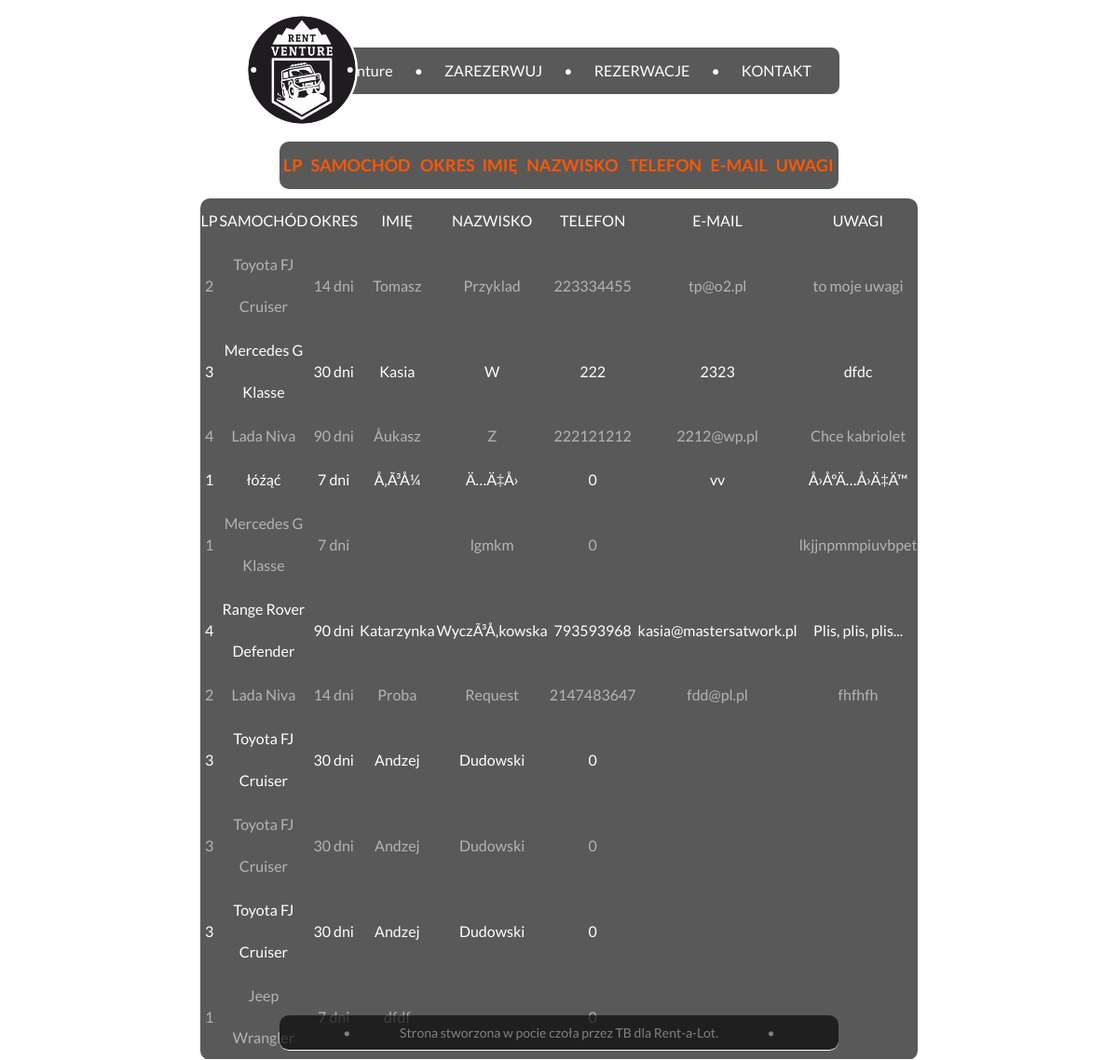
The page /rezerwacje.php on the database its author committed.
### tables this page shows
CREATE TABLE `rezerwacje` (
  `ID` int(11) NOT NULL,
  `Samochod` varchar(11) NOT NULL,
  `dni_wynajmu` varchar(11) NOT NULL,
  `imie_klienta` varchar(11) NOT NULL,
  `nazwisko_klienta` varchar(100) NOT NULL,
  `telefon` int(10) NOT NULL,
  `mail` varchar(100) NOT NULL,
  `uwagi` text NOT NULL
);

CREATE TABLE `okres_wynajmu` (
  `ID` int(11) NOT NULL,
  `okres` varchar(20) NOT NULL
);

CREATE TABLE `samochody` (
  `ID` int(11) NOT NULL,
  `Samochod` varchar(20) NOT NULL
);

### rezerwacje.php (the view, shortened to what this page needs)
<!DOCTYPE html>
<html>
<head>
	<link rel="stylesheet" type="text/css" href="style.css">
</head>
<body>
<div>
<img src="./IMG/Rentventure.png" alt="logo" class="logo">
</div>
<div class="dark">
	<nav class="naw">
  		<a class="button" href="home.php">RentVenture</a> &bull;
  		   <a class="button" href="zarezerwuj.php">ZAREZERWUJ</a> &bull;
  		   <a class="button" href="rezerwacje.php">REZERWACJE</a> &bull;
   		   <a class="button" href="kontakt.php">KONTAKT</a>
	</nav>
</div>
	<table class="wiersz">
		<tr>
			<td>LP</td>
			<td>SAMOCHÓD</td>
			<td>OKRES</td>
			<td>IMIĘ</td>
			<td>NAZWISKO</td>
			<td>TELEFON</td>
			<td>E-MAIL</td>
			<td>UWAGI</td>
		</tr>
	</table>
	<table class="rezerwacje">
			<tr>
			<td>LP</td>
			<td>SAMOCHÓD</td>
			<td>OKRES</td>
			<td>IMIĘ</td>
			<td>NAZWISKO</td>
			<td>TELEFON</td>
			<td>E-MAIL</td>
			<td>UWAGI</td>
		</tr>
		<?php
		$db = mysqli_connect('localhost','root','','domowe');
		mysqli_set_charset($db, 'UTF-8');
		    $zapytanie = "SELECT * FROM rezerwacje r INNER JOIN samochody s ON r.Samochod=s.ID INNER JOIN okres_wynajmu o ON r.dni_wynajmu=o.ID";
			$wykonaj = mysqli_query($db, $zapytanie) or die(mysql_error());
				for ($i=1; $i<=mysqli_num_rows($wykonaj); $i++)
				{
				$wiersz = mysqli_fetch_array($wykonaj);
					echo "<tr>"."<td class='pier'>".$wiersz["ID"]."</td>";
					echo "<td class='dwa'>".$wiersz["Samochod"]."</td>";
					echo "<td class='trz'>".$wiersz["okres"]."</td>";
					echo "<td class='czt'>".$wiersz["imie_klienta"]."</td>";
					echo "<td class='pie'>".$wiersz["nazwisko_klienta"]."</td>";
					echo "<td class='sze'>".$wiersz["telefon"]."</td>";
					echo "<td class='sie'>".$wiersz["mail"]."</td>";
					echo "<td class='osi'>".$wiersz["uwagi"]."</td>"."</tr>";
				}
		?>
	</table>
<div class="footer">
<footer>
	<span class="left">&bull;</span>
	Strona stworzona w pocie czoła przez TB dla Rent-a-Lot.
	<span class="right">&bull;</span>
</footer>
</div>
</body>
</html>

### style.css (style rules this page uses)
body { background-image: url("./IMG/Toyota_FJ.jpg"); background-repeat: none; background-size: cover; font-family: 'Lato'; padding: 0px; margin: 0px; color: white; }
.naw { background-color:rgba(0,0,0,0.65); border-radius:10px; height: 50px; margin-top: 50px; margin-left: 25%; width: 50%; border: 1px solid white; text-align: center; }
.naw a { border: none; color: white; padding: 15px 20px; text-align: center; text-decoration: none; display: inline-block; font-size: 16px; background-color: rgba(0,0,0,0); transition-property: background-color; transition-timing-function: ease-out; transition-duration: 0.4s; }
a { text-decoration: none; color: white; }
.logo { height: 120px; margin-left: 22%; position: absolute; margin-top: -35px; }
table { text-align: right; }
.rezerwacje { margin: 10px auto 0px auto; background-color:rgba(0,0,0,0.65); border-radius:10px; font-size: 16px; text-align: center; width: 50%; line-height: 45px; border-bottom: 1px solid white; padding: 5px; border-collapse: collapse; border-spacing: 0; }
.rezerwacje tr:nth-child(even) { color:rgb(180,180,180); }
.pier { width: 40px; }
.dwa { width: 170px; }
.trz { width: 100px; }
.czt { width: 150px; }
.pie { width: 150px; }
.sze { width: 150px; }
.sie { width: 150px; }
.osi { width: 150px; }
.wiersz { color: rgb(255, 86, 3); font-weight: bold; font-size: 18px; margin: 50px auto 0px auto; background-color:rgba(0,0,0,0.65); border-radius:10px; text-align: center; width: 50%; line-height: 45px; }
.footer { background-color:rgba(0,0,0,0.65); width: 50%; text-align: center; border-radius:10px; padding: 10px 0px; margin-bottom: 10px; margin-top: 10px; margin-left: 25%; bottom: 0; position: fixed; color: gray; border-bottom: 1px solid white; font-size: 14px; }
.left { color: gray; padding-right: 50px; }
.right { color: gray; padding-left: 50px; }

### rows shown on the page
rezerwacje: okres_wynajmu.ID "2", samochody.Samochod "Toyota FJ Cruiser", okres_wynajmu.okres "14 dni", imie_klienta "Tomasz", nazwisko_klienta "Przyklad", telefon "223334455", mail "tp@o2.pl", uwagi "to moje uwagi"
rezerwacje: okres_wynajmu.ID "3", samochody.Samochod "Mercedes G Klasse", okres_wynajmu.okres "30 dni", imie_klienta "Kasia", nazwisko_klienta "W", telefon "222", mail "2323", uwagi "dfdc"
rezerwacje: okres_wynajmu.ID "4", samochody.Samochod "Lada Niva", okres_wynajmu.okres "90 dni", imie_klienta "Åukasz", nazwisko_klienta "Z", telefon "222121212", mail "2212@wp.pl", uwagi "Chce kabriolet"
rezerwacje: okres_wynajmu.ID "1", samochody.Samochod "łóźąć", okres_wynajmu.okres "7 dni", imie_klienta "Å‚Ã³Å¼", nazwisko_klienta "Ä…Ä‡Å›", telefon "0", mail "vv", uwagi "Å›ÅºÄ…Å›Ä‡Ä™"
rezerwacje: okres_wynajmu.ID "1", samochody.Samochod "Mercedes G Klasse", okres_wynajmu.okres "7 dni", nazwisko_klienta "lgmkm", telefon "0", uwagi "lkjjnpmmpiuvbpet"
rezerwacje: okres_wynajmu.ID "4", samochody.Samochod "Range Rover Defender", okres_wynajmu.okres "90 dni", imie_klienta "Katarzynka", nazwisko_klienta "WyczÃ³Å‚kowska", telefon "793593968", mail "kasia@mastersatwork.pl", uwagi "Plis, plis, plis..."
rezerwacje: okres_wynajmu.ID "2", samochody.Samochod "Lada Niva", okres_wynajmu.okres "14 dni", imie_klienta "Proba", nazwisko_klienta "Request", telefon "2147483647", mail "fdd@pl.pl", uwagi "fhfhfh"
rezerwacje: okres_wynajmu.ID "3", samochody.Samochod "Toyota FJ Cruiser", okres_wynajmu.okres "30 dni", imie_klienta "Andzej", nazwisko_klienta "Dudowski", telefon "0"
rezerwacje: okres_wynajmu.ID "3", samochody.Samochod "Toyota FJ Cruiser", okres_wynajmu.okres "30 dni", imie_klienta "Andzej", nazwisko_klienta "Dudowski", telefon "0"
rezerwacje: okres_wynajmu.ID "3", samochody.Samochod "Toyota FJ Cruiser", okres_wynajmu.okres "30 dni", imie_klienta "Andzej", nazwisko_klienta "Dudowski", telefon "0"
rezerwacje: okres_wynajmu.ID "1", samochody.Samochod "Jeep Wrangler", okres_wynajmu.okres "7 dni", imie_klienta "dfdf", telefon "0"
